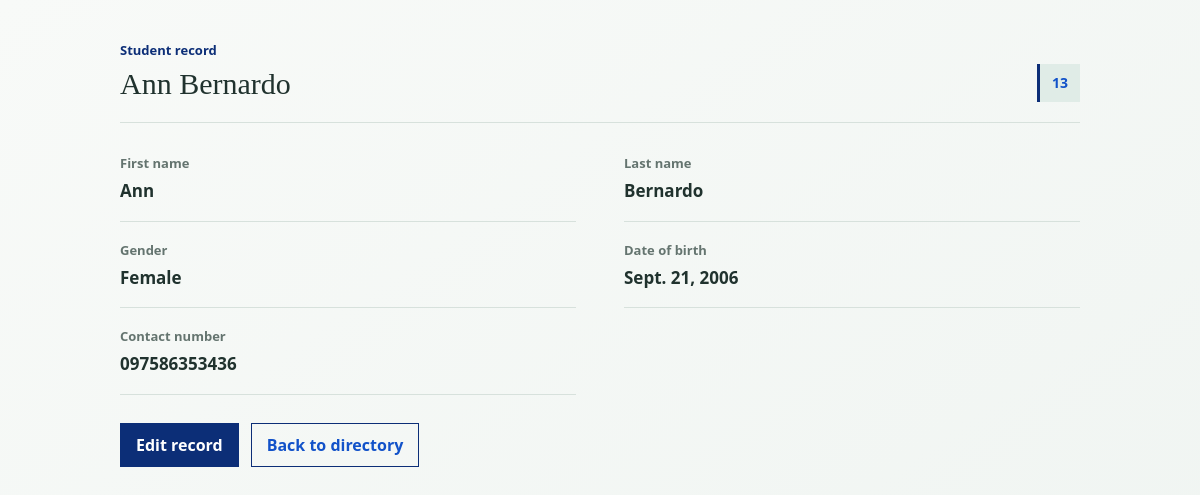
The page /registration/students/3/ (signed in) on the database its author committed.
### registration/models.py (models this page shows, shortened)
class Student(models.Model):
    GENDER_CHOICES = [
        ('Male', 'Male'),
        ('Female', 'Female'),
        ('Other', 'Other'),
    ]
    student_id = models.CharField(
        max_length=20,
        unique=True
    )
    first_name = models.CharField(
        max_length=100
    )
    last_name = models.CharField(
        max_length=100
    )
    gender = models.CharField(
        max_length=10,
        choices=GENDER_CHOICES
    )
    date_of_birth = models.DateField()
    contact_number = models.CharField(
        max_length=20
    )

### registration/views.py (the view)
# urls.py: path('students/<int:pk>/', views.student_detail, name='student_detail'),
@user_passes_test(staff_check, login_url='login')
def student_detail(request, pk):
    student = get_object_or_404(Student, pk=pk)
    return render(
        request,
        'registration/student_detail.html',
        {'student': student}
    )

### registration/views.py (called while the page is built)
def staff_check(user):
    return user.is_authenticated and user.is_staff

### registration/templates/registration/student_detail.html (shortened to what this page needs)
{% load static %}
<!DOCTYPE html>
<html lang="en">
<head>
    <link rel="stylesheet" href="{% static 'registration/style.css' %}">
</head>
<body>
    <main class="page-shell">
        <header class="page-header">
            <div>
                <p class="eyebrow">Student record</p>
                <h1>{{ student.first_name }} {{ student.last_name }}</h1>
            </div>
            <span class="student-id">{{ student.student_id }}</span>
        </header>
        <dl class="student-details">
            <div class="detail-item">
                <dt>First name</dt>
                <dd>{{ student.first_name }}</dd>
            </div>
            <div class="detail-item">
                <dt>Last name</dt>
                <dd>{{ student.last_name }}</dd>
            </div>
            <div class="detail-item">
                <dt>Gender</dt>
                <dd>{{ student.gender }}</dd>
            </div>
            <div class="detail-item">
                <dt>Date of birth</dt>
                <dd>{{ student.date_of_birth }}</dd>
            </div>
            <div class="detail-item">
                <dt>Contact number</dt>
                <dd>{{ student.contact_number }}</dd>
            </div>
        </dl>
        <nav class="page-actions" aria-label="Student actions">
            <a class="button" href="{% url 'student_update' student.pk %}">
                Edit record
            </a>
            <a class="button button-secondary" href="{% url 'student_list' %}">
                Back to directory
            </a>
        </nav>
    </main>
</body>
</html>

### registration/static/registration/style.css (style rules this page uses)
:root { color-scheme: light; --page: #eff4f1; --surface: #fff; --ink: #20322e; --muted: #64746f; --line: #d7e1dc; --accent: #0c2e77; --accent-dark: #1252c9; --danger: #a53d35; }
* { box-sizing: border-box; }
body { min-height: 100vh; margin: 0; padding: 40px 24px; background: linear-gradient(145deg, #f8faf8, var(--page)); color: var(--ink); font-family: "Trebuchet MS", "Segoe UI", sans-serif; line-height: 1.55; }
.page-shell { width: min(100%, 960px); margin: 0 auto; }
.page-header { display: flex; align-items: end; justify-content: space-between; gap: 24px; padding-bottom: 20px; border-bottom: 1px solid var(--line); }
.eyebrow { margin: 0 0 6px; color: var(--accent); font-size: 13px; font-weight: 700; }
h1 { margin: 0 0 20px; color: var(--ink); font-family: Georgia, "Times New Roman", serif; font-size: 30px; font-weight: 500; line-height: 1.2; }
.page-header h1 { margin: 0; }
.student-id { flex: 0 0 auto; padding: 8px 12px; border-left: 3px solid var(--accent); background: #e0ece7; color: var(--accent-dark); font-size: 14px; font-weight: 700; }
.student-details { display: grid; grid-template-columns: repeat(2, minmax(0, 1fr)); column-gap: 48px; margin: 12px 0 28px; }
.detail-item { padding: 18px 0 16px; border-bottom: 1px solid var(--line); }
.detail-item dt { margin-bottom: 5px; color: var(--muted); font-size: 13px; font-weight: 700; }
.detail-item dd { margin: 0; font-size: 17px; font-weight: 600; }
.page-actions { display: flex; flex-wrap: wrap; align-items: center; gap: 12px; margin-top: 24px; }
a { color: var(--accent-dark); text-decoration: none; }
.button, button { display: inline-flex; min-height: 42px; align-items: center; justify-content: center; padding: 9px 15px; border: 1px solid var(--accent); background: var(--accent); color: #fff; font: inherit; font-weight: 700; text-decoration: none; cursor: pointer; }
.button-secondary { background: transparent; color: var(--accent-dark); }

### rows shown on the page
Student: first_name "Ann", last_name "Bernardo", student_id "13", gender "Female", date_of_birth "Sept. 21, 2006", contact_number "097586353436"
